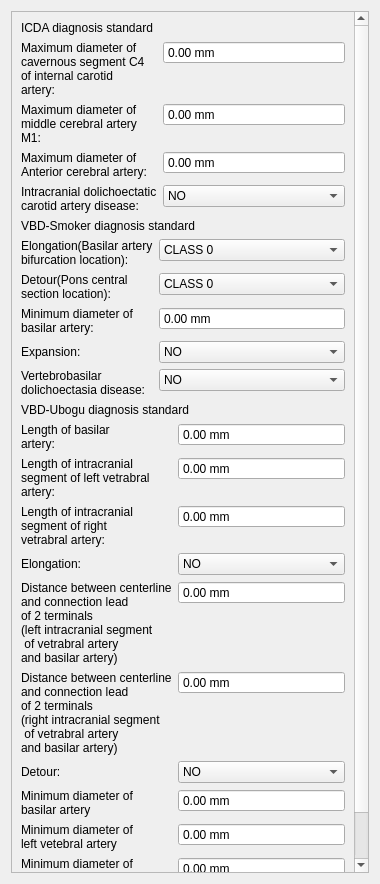
<?xml version="1.0" encoding="UTF-8"?>
<ui version="4.0">
 <class>IADEMeasurementWidget</class>
 <widget class="QWidget" name="IADEMeasurementWidget">
  <property name="geometry">
   <rect>
    <x>0</x>
    <y>0</y>
    <width>380</width>
    <height>884</height>
   </rect>
  </property>
  <property name="windowTitle">
   <string>IADEMeasurementWidget</string>
  </property>
  <layout class="QVBoxLayout" name="verticalLayout_2">
   <item>
    <widget class="QScrollArea" name="scrollArea">
     <property name="widgetResizable">
      <bool>true</bool>
     </property>
     <widget class="QWidget" name="scrollAreaWidgetContents">
      <property name="geometry">
       <rect>
        <x>0</x>
        <y>-6</y>
        <width>343</width>
        <height>870</height>
       </rect>
      </property>
      <layout class="QVBoxLayout" name="verticalLayout">
       <item>
        <layout class="QFormLayout" name="formLayout_2">
         <item row="0" column="0" colspan="2">
          <widget class="QLabel" name="label">
           <property name="text">
            <string>ICDA diagnosis standard</string>
           </property>
          </widget>
         </item>
         <item row="1" column="0">
          <widget class="QLabel" name="label_2">
           <property name="text">
            <string>Maximum diameter of 
cavernous segment C4 
of internal carotid 
artery:</string>
           </property>
           <property name="buddy">
            <cstring>doubleSpinBoxCavernousSegmentOfInternalCarotidArtery</cstring>
           </property>
          </widget>
         </item>
         <item row="1" column="1">
          <widget class="QDoubleSpinBox" name="doubleSpinBoxCavernousSegmentOfInternalCarotidArtery">
           <property name="buttonSymbols">
            <enum>QAbstractSpinBox::NoButtons</enum>
           </property>
           <property name="suffix">
            <string> mm</string>
           </property>
          </widget>
         </item>
         <item row="2" column="0">
          <widget class="QLabel" name="label_3">
           <property name="text">
            <string>Maximum diameter of 
middle cerebral artery 
M1:</string>
           </property>
           <property name="buddy">
            <cstring>doubleSpinBoxMiddleCerebralArteryM1</cstring>
           </property>
          </widget>
         </item>
         <item row="2" column="1">
          <widget class="QDoubleSpinBox" name="doubleSpinBoxMiddleCerebralArteryM1">
           <property name="buttonSymbols">
            <enum>QAbstractSpinBox::NoButtons</enum>
           </property>
           <property name="suffix">
            <string> mm</string>
           </property>
          </widget>
         </item>
         <item row="3" column="0">
          <widget class="QLabel" name="label_4">
           <property name="text">
            <string>Maximum diameter of 
Anterior cerebral artery:</string>
           </property>
           <property name="buddy">
            <cstring>doubleSpinBoxAnteriorCerebralArtery</cstring>
           </property>
          </widget>
         </item>
         <item row="3" column="1">
          <widget class="QDoubleSpinBox" name="doubleSpinBoxAnteriorCerebralArtery">
           <property name="buttonSymbols">
            <enum>QAbstractSpinBox::NoButtons</enum>
           </property>
           <property name="suffix">
            <string> mm</string>
           </property>
          </widget>
         </item>
         <item row="4" column="0">
          <widget class="QLabel" name="label_9">
           <property name="text">
            <string>Intracranial dolichoectatic 
carotid artery disease:</string>
           </property>
           <property name="buddy">
            <cstring>comboBoxIntracranialDolichoestaticCarotidArteryDisease</cstring>
           </property>
          </widget>
         </item>
         <item row="4" column="1">
          <widget class="QComboBox" name="comboBoxIntracranialDolichoestaticCarotidArteryDisease">
           <property name="editable">
            <bool>false</bool>
           </property>
           <item>
            <property name="text">
             <string>NO</string>
            </property>
           </item>
           <item>
            <property name="text">
             <string>YES</string>
            </property>
           </item>
          </widget>
         </item>
        </layout>
       </item>
       <item>
        <layout class="QFormLayout" name="formLayout">
         <item row="0" column="0" colspan="2">
          <widget class="QLabel" name="label_5">
           <property name="text">
            <string>VBD-Smoker diagnosis standard</string>
           </property>
          </widget>
         </item>
         <item row="1" column="0">
          <widget class="QLabel" name="label_6">
           <property name="text">
            <string>Elongation(Basilar artery 
bifurcation location):</string>
           </property>
           <property name="buddy">
            <cstring>comboBoxSmokerElongation</cstring>
           </property>
          </widget>
         </item>
         <item row="2" column="0">
          <widget class="QLabel" name="label_7">
           <property name="text">
            <string>Detour(Pons central 
section location):</string>
           </property>
           <property name="buddy">
            <cstring>comboBoxSmokerDetour</cstring>
           </property>
          </widget>
         </item>
         <item row="3" column="0">
          <widget class="QLabel" name="label_8">
           <property name="text">
            <string>Minimum diameter of 
basilar artery:</string>
           </property>
           <property name="buddy">
            <cstring>doubleSpinBoxSmokerMinimumDiameterOfBasilarArtery</cstring>
           </property>
          </widget>
         </item>
         <item row="1" column="1">
          <widget class="QComboBox" name="comboBoxSmokerElongation">
           <item>
            <property name="text">
             <string>CLASS 0</string>
            </property>
           </item>
           <item>
            <property name="text">
             <string>CLASS 1</string>
            </property>
           </item>
           <item>
            <property name="text">
             <string>CLASS 2</string>
            </property>
           </item>
           <item>
            <property name="text">
             <string>CLASS 3</string>
            </property>
           </item>
          </widget>
         </item>
         <item row="2" column="1">
          <widget class="QComboBox" name="comboBoxSmokerDetour">
           <item>
            <property name="text">
             <string>CLASS 0</string>
            </property>
           </item>
           <item>
            <property name="text">
             <string>CLASS 1</string>
            </property>
           </item>
           <item>
            <property name="text">
             <string>CLASS 2</string>
            </property>
           </item>
           <item>
            <property name="text">
             <string>CLASS 3</string>
            </property>
           </item>
          </widget>
         </item>
         <item row="3" column="1">
          <widget class="QDoubleSpinBox" name="doubleSpinBoxSmokerMinimumDiameterOfBasilarArtery">
           <property name="buttonSymbols">
            <enum>QAbstractSpinBox::NoButtons</enum>
           </property>
           <property name="suffix">
            <string> mm</string>
           </property>
           <property name="maximum">
            <double>9999999999.000000000000000</double>
           </property>
          </widget>
         </item>
         <item row="5" column="0">
          <widget class="QLabel" name="label_10">
           <property name="text">
            <string>Vertebrobasilar 
dolichoectasia disease:</string>
           </property>
           <property name="buddy">
            <cstring>comboBoxVertebrobasilarDolichoectasiaDisease</cstring>
           </property>
          </widget>
         </item>
         <item row="5" column="1">
          <widget class="QComboBox" name="comboBoxVertebrobasilarDolichoectasiaDisease">
           <property name="editable">
            <bool>false</bool>
           </property>
           <item>
            <property name="text">
             <string>NO</string>
            </property>
           </item>
           <item>
            <property name="text">
             <string>YES</string>
            </property>
           </item>
          </widget>
         </item>
         <item row="4" column="0">
          <widget class="QLabel" name="label_20">
           <property name="text">
            <string>Expansion:</string>
           </property>
          </widget>
         </item>
         <item row="4" column="1">
          <widget class="QComboBox" name="comboBoxSmokerExpansion">
           <item>
            <property name="text">
             <string>NO</string>
            </property>
           </item>
           <item>
            <property name="text">
             <string>YES</string>
            </property>
           </item>
          </widget>
         </item>
        </layout>
       </item>
       <item>
        <layout class="QFormLayout" name="formLayout_3">
         <item row="1" column="0">
          <widget class="QLabel" name="label_12">
           <property name="text">
            <string>Length of basilar 
artery:</string>
           </property>
          </widget>
         </item>
         <item row="1" column="1">
          <widget class="QDoubleSpinBox" name="doubleSpinBoxLengthOfBasilarArtery">
           <property name="buttonSymbols">
            <enum>QAbstractSpinBox::NoButtons</enum>
           </property>
           <property name="suffix">
            <string> mm</string>
           </property>
           <property name="maximum">
            <double>10000000000000000.000000000000000</double>
           </property>
          </widget>
         </item>
         <item row="2" column="0">
          <widget class="QLabel" name="label_13">
           <property name="text">
            <string>Length of intracranial 
segment of left vetrabral 
artery:</string>
           </property>
          </widget>
         </item>
         <item row="2" column="1">
          <widget class="QDoubleSpinBox" name="doubleSpinBoxLengthOfIntracranialSegmentOfLeftVetrabralArtery">
           <property name="buttonSymbols">
            <enum>QAbstractSpinBox::NoButtons</enum>
           </property>
           <property name="suffix">
            <string> mm</string>
           </property>
           <property name="maximum">
            <double>10000000000000000.000000000000000</double>
           </property>
          </widget>
         </item>
         <item row="3" column="0">
          <widget class="QLabel" name="label_14">
           <property name="text">
            <string>Length of intracranial 
segment of right 
vetrabral artery:</string>
           </property>
          </widget>
         </item>
         <item row="3" column="1">
          <widget class="QDoubleSpinBox" name="doubleSpinBoxLengthOfIntracranialSegmentOfRightVetrabralArtery">
           <property name="buttonSymbols">
            <enum>QAbstractSpinBox::NoButtons</enum>
           </property>
           <property name="suffix">
            <string> mm</string>
           </property>
           <property name="maximum">
            <double>10000000000000000.000000000000000</double>
           </property>
          </widget>
         </item>
         <item row="4" column="0">
          <widget class="QLabel" name="label_16">
           <property name="text">
            <string>Elongation:</string>
           </property>
          </widget>
         </item>
         <item row="4" column="1">
          <widget class="QComboBox" name="comboBoxUboguElongation">
           <item>
            <property name="text">
             <string>NO</string>
            </property>
           </item>
           <item>
            <property name="text">
             <string>YES</string>
            </property>
           </item>
          </widget>
         </item>
         <item row="5" column="0">
          <widget class="QLabel" name="label_15">
           <property name="text">
            <string>Distance between centerline 
and connection lead 
of 2 terminals 
(left intracranial segment
 of vetrabral artery 
and basilar artery)</string>
           </property>
          </widget>
         </item>
         <item row="5" column="1">
          <widget class="QDoubleSpinBox" name="doubleSpinBoxDistanceBetweenCenterlineAndConnectionLeadOf2TerminalsLeftIntracranialSegmentOfVetralArteryAndBasilarArtery">
           <property name="buttonSymbols">
            <enum>QAbstractSpinBox::NoButtons</enum>
           </property>
           <property name="suffix">
            <string> mm</string>
           </property>
           <property name="maximum">
            <double>10000000000000000.000000000000000</double>
           </property>
          </widget>
         </item>
         <item row="6" column="0">
          <widget class="QLabel" name="label_17">
           <property name="text">
            <string>Distance between centerline 
and connection lead 
of 2 terminals 
(right intracranial segment
 of vetrabral artery 
and basilar artery)</string>
           </property>
          </widget>
         </item>
         <item row="6" column="1">
          <widget class="QDoubleSpinBox" name="doubleSpinBoxDistanceBetweenCenterlineAndConnectionLeadOf2TerminalsRightIntracranialSegmentOfVetrabralArteryAndBasilarArtery">
           <property name="buttonSymbols">
            <enum>QAbstractSpinBox::NoButtons</enum>
           </property>
           <property name="suffix">
            <string> mm</string>
           </property>
           <property name="maximum">
            <double>10000000000000000.000000000000000</double>
           </property>
          </widget>
         </item>
         <item row="7" column="0">
          <widget class="QLabel" name="label_18">
           <property name="text">
            <string>Detour: </string>
           </property>
          </widget>
         </item>
         <item row="7" column="1">
          <widget class="QComboBox" name="comboBoxUboguDetour">
           <item>
            <property name="text">
             <string>NO</string>
            </property>
           </item>
           <item>
            <property name="text">
             <string>YES</string>
            </property>
           </item>
          </widget>
         </item>
         <item row="8" column="0">
          <widget class="QLabel" name="label_21">
           <property name="text">
            <string>Minimum diameter of 
basilar artery</string>
           </property>
          </widget>
         </item>
         <item row="8" column="1">
          <widget class="QDoubleSpinBox" name="doubleSpinBoxUboguMinimumDiameterOfBasilarArtery">
           <property name="buttonSymbols">
            <enum>QAbstractSpinBox::NoButtons</enum>
           </property>
           <property name="prefix">
            <string/>
           </property>
           <property name="suffix">
            <string> mm</string>
           </property>
           <property name="maximum">
            <double>10000000000000000.000000000000000</double>
           </property>
          </widget>
         </item>
         <item row="9" column="0">
          <widget class="QLabel" name="label_22">
           <property name="text">
            <string>Minimum diameter of 
left vetebral artery</string>
           </property>
          </widget>
         </item>
         <item row="9" column="1">
          <widget class="QDoubleSpinBox" name="doubleSpinBoxUboguMinimumDiameterOfLeftVetebralArtery">
           <property name="buttonSymbols">
            <enum>QAbstractSpinBox::NoButtons</enum>
           </property>
           <property name="prefix">
            <string/>
           </property>
           <property name="suffix">
            <string> mm</string>
           </property>
           <property name="maximum">
            <double>10000000000000000.000000000000000</double>
           </property>
          </widget>
         </item>
         <item row="11" column="1">
          <widget class="QComboBox" name="comboBoxUboguExpansion">
           <item>
            <property name="text">
             <string>NO</string>
            </property>
           </item>
           <item>
            <property name="text">
             <string>YES</string>
            </property>
           </item>
          </widget>
         </item>
         <item row="11" column="0">
          <widget class="QLabel" name="label_19">
           <property name="text">
            <string>Expansion:</string>
           </property>
          </widget>
         </item>
         <item row="0" column="0" colspan="2">
          <widget class="QLabel" name="label_11">
           <property name="text">
            <string>VBD-Ubogu diagnosis standard</string>
           </property>
          </widget>
         </item>
         <item row="10" column="0">
          <widget class="QLabel" name="label_23">
           <property name="text">
            <string>Minimum diameter of 
right vetebral artery</string>
           </property>
          </widget>
         </item>
         <item row="10" column="1">
          <widget class="QDoubleSpinBox" name="doubleSpinBoxUboguMinimumDiameterOfRightVetebralArtery">
           <property name="buttonSymbols">
            <enum>QAbstractSpinBox::NoButtons</enum>
           </property>
           <property name="suffix">
            <string> mm</string>
           </property>
          </widget>
         </item>
        </layout>
       </item>
      </layout>
      <zorder>gridLayoutWidget</zorder>
      <zorder>formLayoutWidget_2</zorder>
      <zorder>formLayoutWidget</zorder>
      <zorder>gridLayoutWidget</zorder>
      <zorder>formLayoutWidget_2</zorder>
      <zorder>formLayoutWidget</zorder>
      <zorder>formLayoutWidget_2</zorder>
     </widget>
    </widget>
   </item>
  </layout>
 </widget>
 <resources/>
 <connections/>
</ui>
